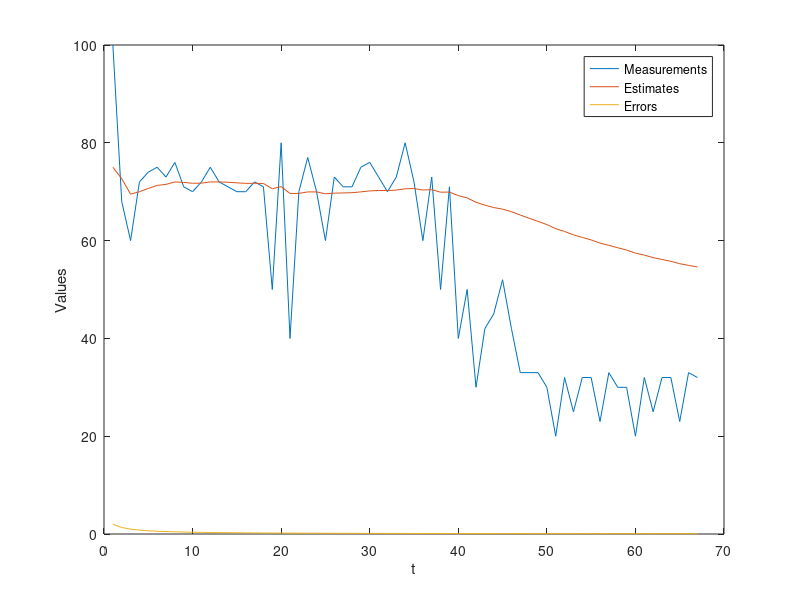

This chart was generated by the following MATLAB code:
clear all;

measurements = [100; 68; 60; 72; 74; 75; 73; 76; 71; 70; 72; 75; 72; 71; 70; 70; 72; 71; 50; 80; 40; 70; 77; 70; 60; 73; 71; 71; 75; 76; 73; 70; 73; 80; 72; 60; 73; 50; 71; 40; 50; 30; 42; 45; 52; 42; 33; 33; 33; 30; 20; 32; 25; 32; 32; 23; 33; 30; 30; 20; 32; 25; 32; 32; 23; 33; 32];
estimates = (1:size(measurements,1));
estimates(1) = 75;                              % initial estimate
errors = (1:size(measurements,1));
errors(1) = 2;
measErr = 4;

for n = 2:size(measurements,1)
    kalmanGain = errors(n-1) / (errors(n-1) + measErr);   % Calculate kalman gain
    
    estimates(n) = estimates(n-1) + kalmanGain*(measurements(n) - estimates(n-1));
    %errors(n) = (measErr * errors(n-1)) / (measErr + errors(n-1));
    errors(n) = (1-kalmanGain) * errors(n-1);
end

plot(measurements);
hold on;
plot(estimates);
hold on;
plot(errors);

legend('Measurements','Estimates', 'Errors'); 
xlabel('t'); ylabel('Values');
